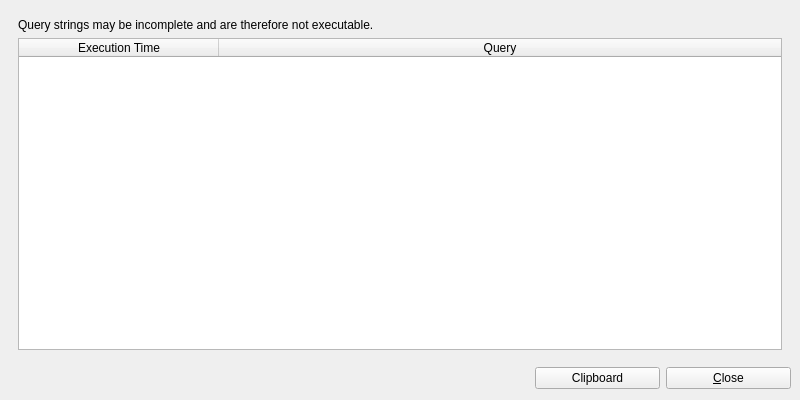
<?xml version="1.0" encoding="UTF-8"?>
<ui version="4.0">
 <class>queryHistory</class>
 <widget class="QMainWindow" name="queryHistory">
  <property name="geometry">
   <rect>
    <x>0</x>
    <y>0</y>
    <width>800</width>
    <height>400</height>
   </rect>
  </property>
  <property name="windowTitle">
   <string>BiblioteQ: Query History</string>
  </property>
  <property name="windowIcon">
   <iconset resource="../Icons/icons.qrc">
    <normaloff>:/book.png</normaloff>:/book.png</iconset>
  </property>
  <widget class="QWidget" name="centralwidget">
   <layout class="QVBoxLayout">
    <item>
     <widget class="QFrame" name="frame">
      <layout class="QVBoxLayout">
       <item>
        <widget class="QLabel" name="label">
         <property name="text">
          <string>Query strings may be incomplete and are therefore not executable.</string>
         </property>
         <property name="wordWrap">
          <bool>true</bool>
         </property>
        </widget>
       </item>
       <item>
        <widget class="QTableWidget" name="table">
         <property name="focusPolicy">
          <enum>Qt::StrongFocus</enum>
         </property>
         <property name="editTriggers">
          <set>QAbstractItemView::NoEditTriggers</set>
         </property>
         <property name="alternatingRowColors">
          <bool>true</bool>
         </property>
         <property name="selectionMode">
          <enum>QAbstractItemView::SingleSelection</enum>
         </property>
         <property name="selectionBehavior">
          <enum>QAbstractItemView::SelectRows</enum>
         </property>
         <property name="verticalScrollMode">
          <enum>QAbstractItemView::ScrollPerPixel</enum>
         </property>
         <property name="horizontalScrollMode">
          <enum>QAbstractItemView::ScrollPerPixel</enum>
         </property>
         <property name="cornerButtonEnabled">
          <bool>false</bool>
         </property>
         <attribute name="horizontalHeaderMinimumSectionSize">
          <number>200</number>
         </attribute>
         <attribute name="horizontalHeaderDefaultSectionSize">
          <number>200</number>
         </attribute>
         <attribute name="horizontalHeaderStretchLastSection">
          <bool>true</bool>
         </attribute>
         <attribute name="verticalHeaderVisible">
          <bool>false</bool>
         </attribute>
         <column>
          <property name="text">
           <string>Execution Time</string>
          </property>
         </column>
         <column>
          <property name="text">
           <string>Query</string>
          </property>
         </column>
        </widget>
       </item>
      </layout>
     </widget>
    </item>
    <item>
     <layout class="QHBoxLayout">
      <item>
       <spacer>
        <property name="orientation">
         <enum>Qt::Horizontal</enum>
        </property>
        <property name="sizeHint" stdset="0">
         <size>
          <width>51</width>
          <height>26</height>
         </size>
        </property>
       </spacer>
      </item>
      <item>
       <widget class="QPushButton" name="clipboard">
        <property name="minimumSize">
         <size>
          <width>125</width>
          <height>0</height>
         </size>
        </property>
        <property name="text">
         <string>Clipboard</string>
        </property>
        <property name="icon">
         <iconset resource="../Icons/icons.qrc">
          <normaloff>:/16x16/editcopy.png</normaloff>:/16x16/editcopy.png</iconset>
        </property>
       </widget>
      </item>
      <item>
       <widget class="QPushButton" name="close">
        <property name="minimumSize">
         <size>
          <width>125</width>
          <height>0</height>
         </size>
        </property>
        <property name="text">
         <string>&amp;Close</string>
        </property>
        <property name="icon">
         <iconset resource="../Icons/icons.qrc">
          <normaloff>:/16x16/cancel.png</normaloff>:/16x16/cancel.png</iconset>
        </property>
        <property name="shortcut">
         <string>Ctrl+W</string>
        </property>
       </widget>
      </item>
     </layout>
    </item>
   </layout>
  </widget>
  <action name="actionExport_As_CSV">
   <property name="icon">
    <iconset resource="../Icons/icons.qrc">
     <normaloff>:/16x16/fileexport.png</normaloff>:/16x16/fileexport.png</iconset>
   </property>
   <property name="text">
    <string>Export As CSV...</string>
   </property>
  </action>
 </widget>
 <tabstops>
  <tabstop>table</tabstop>
  <tabstop>clipboard</tabstop>
  <tabstop>close</tabstop>
 </tabstops>
 <resources>
  <include location="../Icons/icons.qrc"/>
 </resources>
 <connections/>
</ui>
